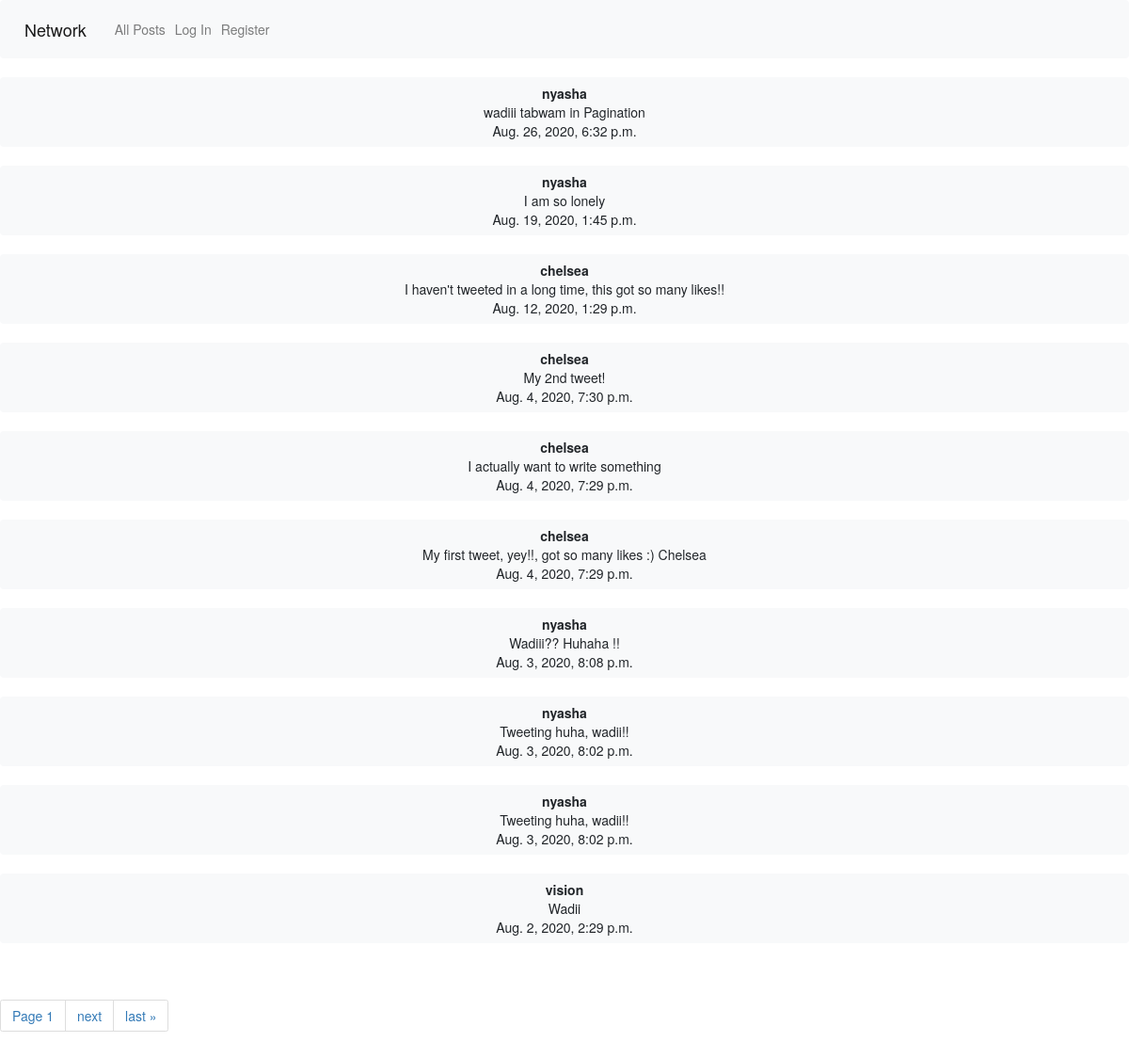
Before: / with the older database file.
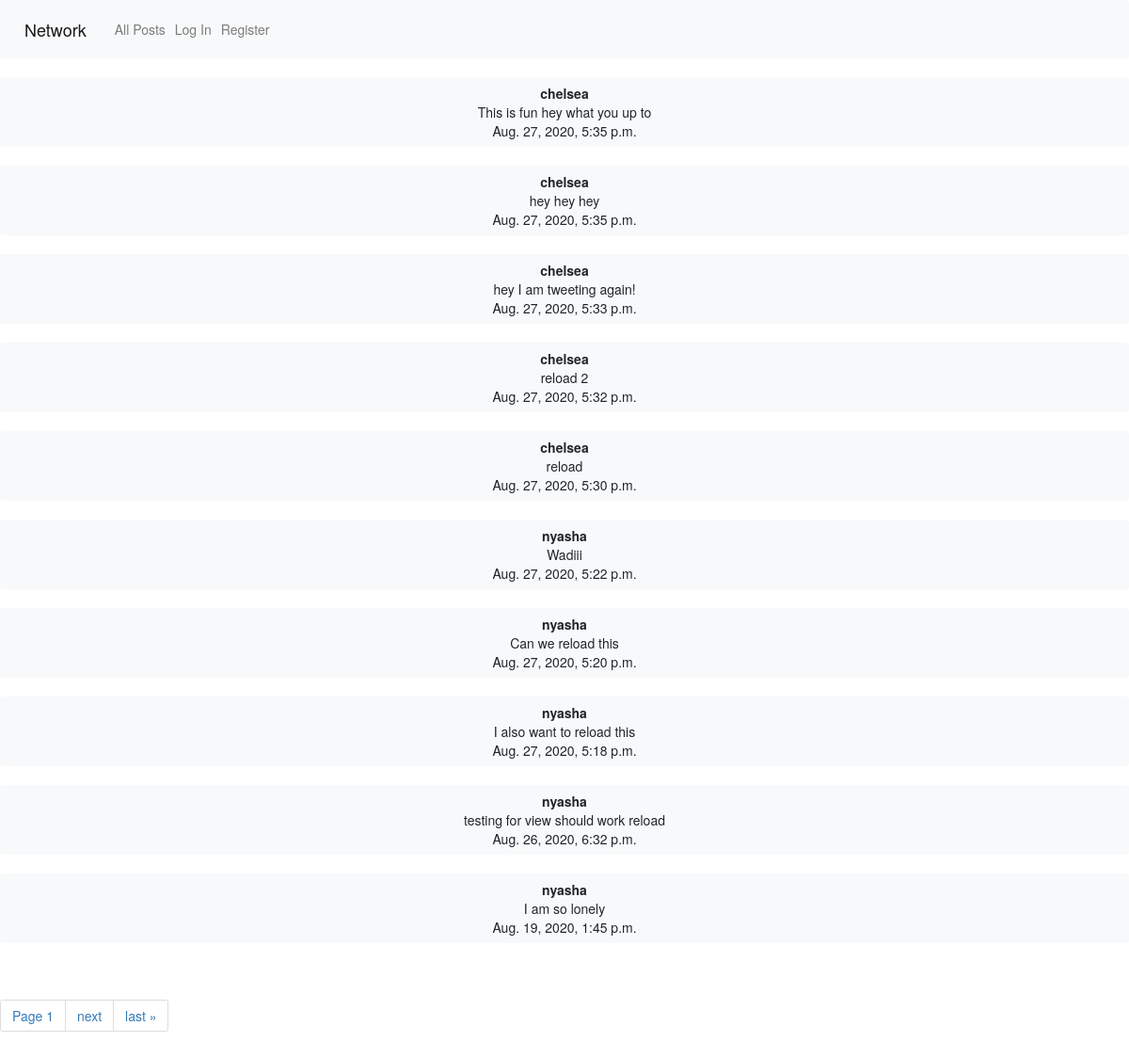
After: the same page with the newer database file.
### network/models.py (models this page shows, shortened)
class Tweet(models.Model):
    user = models.ForeignKey(User, related_name="tweets", on_delete=models.CASCADE)
    body = models.TextField(blank=True)
    timestamp = models.DateTimeField(auto_now_add=True)

class User(AbstractUser):
    def serialize(self):
        return{
            "id": self.id,
            "username":self.username,
            "tweets": [{"id":tweets.id,"body": tweets.body, "time": tweets.timestamp} for tweets in self.tweets.order_by("-timestamp").all()],
            "following":[user.following_user_id.id for user in self.following.all()],
            "followers":[user.user_id.id for user in self.followers.all()]
        }

### network/views.py (the view)
# urls.py: path("", views.index, name="index"),
def index(request):
    if request.user.is_authenticated:
        tweets = Tweet.objects.all()
        tweets = tweets.order_by("-timestamp").all()
        paginator = Paginator(tweets, 10)
        page_number = request.GET.get('page')
        tweets_obj = paginator.get_page(page_number)
        return render(request, 'network/logged.html', {'tweets_obj': tweets_obj})
    else:
        tweets = Tweet.objects.all()
        tweets = tweets.order_by("-timestamp").all()
        paginator = Paginator(tweets, 10)
        page_number = request.GET.get('page')
        tweets_obj = paginator.get_page(page_number)
        return render(request, 'network/index.html', {'tweets_obj': tweets_obj})

### network/templates/network/index.html (shortened to what this page needs)
{% extends "network/layout.html" %}
{% load static %}
{% block body %}
<div id="all_tweets_view">
<div id="all_tweets_list">
{% for tweet in tweets_obj %}
<button class="tweet btn btn-light bd btn-block"><a><b>{{tweet.user.username}}</b></a><br>{{tweet.body}}<br>{{tweet.timestamp}}</button><br>
{% endfor %}
<div class="pagination">
    <span class="step-links">
        <ul class="pagination">
        <li class="page-item"><a class="page-link"><span class="current">Page {{ tweets_obj.number }}</span></a></li>
        {% if tweets_obj.has_next %}
            <li class="page-item"><a class="page-link" href="?page={{ tweets_obj.next_page_number }}">next</a></li>
            <li class="page-item"><a class="page-link" href="?page={{ tweets_obj.paginator.num_pages }}">last &raquo;</a></li>
        {% endif %}
        </ul>
    </span>
</div>
    </div>
</div>
{% endblock %}

Changed rows visible on the page:
no longer on this page (row unchanged): Tweet: user.username "chelsea", body "I haven't tweeted in a long time, this got so many likes!!", timestamp "Aug. 12, 2020, 1:29 p.m."
no longer on this page (row unchanged): Tweet: user.username "chelsea", body "My 2nd tweet!", timestamp "Aug. 4, 2020, 7:30 p.m."
no longer on this page (row unchanged): Tweet: user.username "chelsea", body "I actually want to write something", timestamp "Aug. 4, 2020, 7:29 p.m."
no longer on this page (row unchanged): Tweet: user.username "chelsea", body "My first tweet, yey!!, got so many likes :) Chelsea", timestamp "Aug. 4, 2020, 7:29 p.m."
no longer on this page (row unchanged): Tweet: user.username "nyasha", body "Wadiii?? Huhaha !!", timestamp "Aug. 3, 2020, 8:08 p.m."
no longer on this page (row unchanged): Tweet: user.username "nyasha", body "Tweeting huha, wadii!!", timestamp "Aug. 3, 2020, 8:02 p.m."
no longer on this page (row unchanged): Tweet: user.username "nyasha", body "Tweeting huha, wadii!!", timestamp "Aug. 3, 2020, 8:02 p.m."
no longer on this page (row unchanged): Tweet: user.username "vision", body "Wadii", timestamp "Aug. 2, 2020, 2:29 p.m."
added Tweet: user.username "chelsea", body "This is fun hey what you up to", timestamp "Aug. 27, 2020, 5:35 p.m."
added Tweet: user.username "chelsea", body "hey hey hey", timestamp "Aug. 27, 2020, 5:35 p.m."
added Tweet: user.username "chelsea", body "hey I am tweeting again!", timestamp "Aug. 27, 2020, 5:33 p.m."
added Tweet: user.username "chelsea", body "reload 2", timestamp "Aug. 27, 2020, 5:32 p.m."
added Tweet: user.username "chelsea", body "reload", timestamp "Aug. 27, 2020, 5:30 p.m."
added Tweet: user.username "nyasha", body "Wadiii", timestamp "Aug. 27, 2020, 5:22 p.m."
added Tweet: user.username "nyasha", body "Can we reload this", timestamp "Aug. 27, 2020, 5:20 p.m."
added Tweet: user.username "nyasha", body "I also want to reload this", timestamp "Aug. 27, 2020, 5:18 p.m."
changed Tweet: body "wadiii tabwam in Pagination" → "testing for view should work reload"
